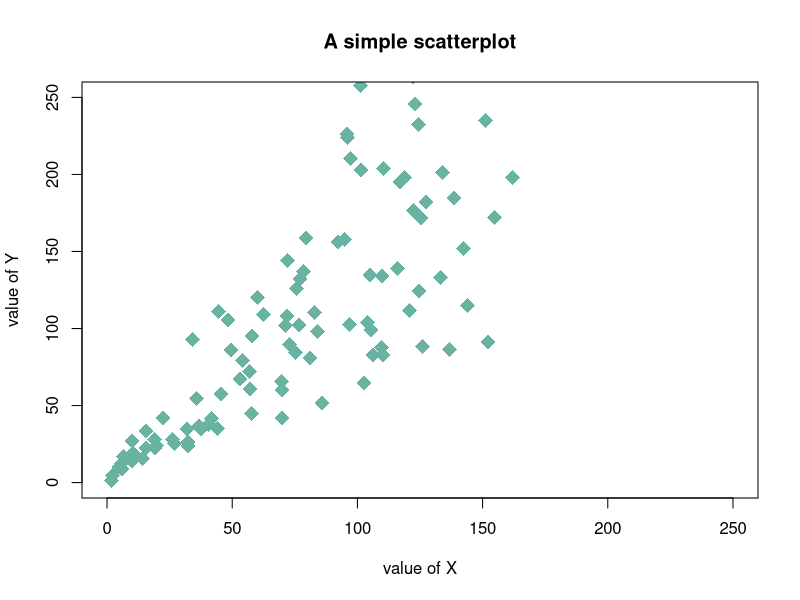
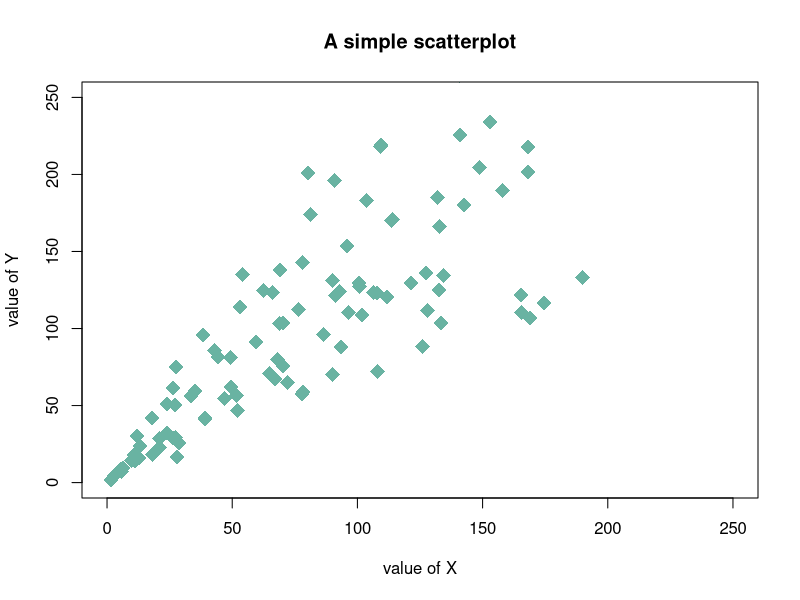

Here is the R script that generated these plots, in order:
## ---- chunk 1
# In R, hashtags are used to make comments without being compiled. You will
# learn things like this very soon!
# Create data
data = data.frame(
x=seq(1:100) + 0.1*seq(1:100)*sample(c(1:10) , 100 , replace=T),
y=seq(1:100) + 0.2*seq(1:100)*sample(c(1:10) , 100 , replace=T)
)
# Basic scatterplot
plot(data$x, data$y,
xlim=c(0,250) , ylim=c(0,250),
pch=18,
cex=2,
col="#69b3a2",
xlab="value of X", ylab="value of Y",
main="A simple scatterplot"
)

## ---- chunk 2
# In R, hashtags are used to make comments without being compiled. You will
# learn things like this very soon!
# Create data
data = data.frame(
x=seq(1:100) + 0.1*seq(1:100)*sample(c(1:10) , 100 , replace=T),
y=seq(1:100) + 0.2*seq(1:100)*sample(c(1:10) , 100 , replace=T)
)
# Basic scatterplot
plot(data$x, data$y,
xlim=c(0,250) , ylim=c(0,250),
pch=18,
cex=2,
col="#69b3a2",
xlab="value of X", ylab="value of Y",
main="A simple scatterplot"
)
